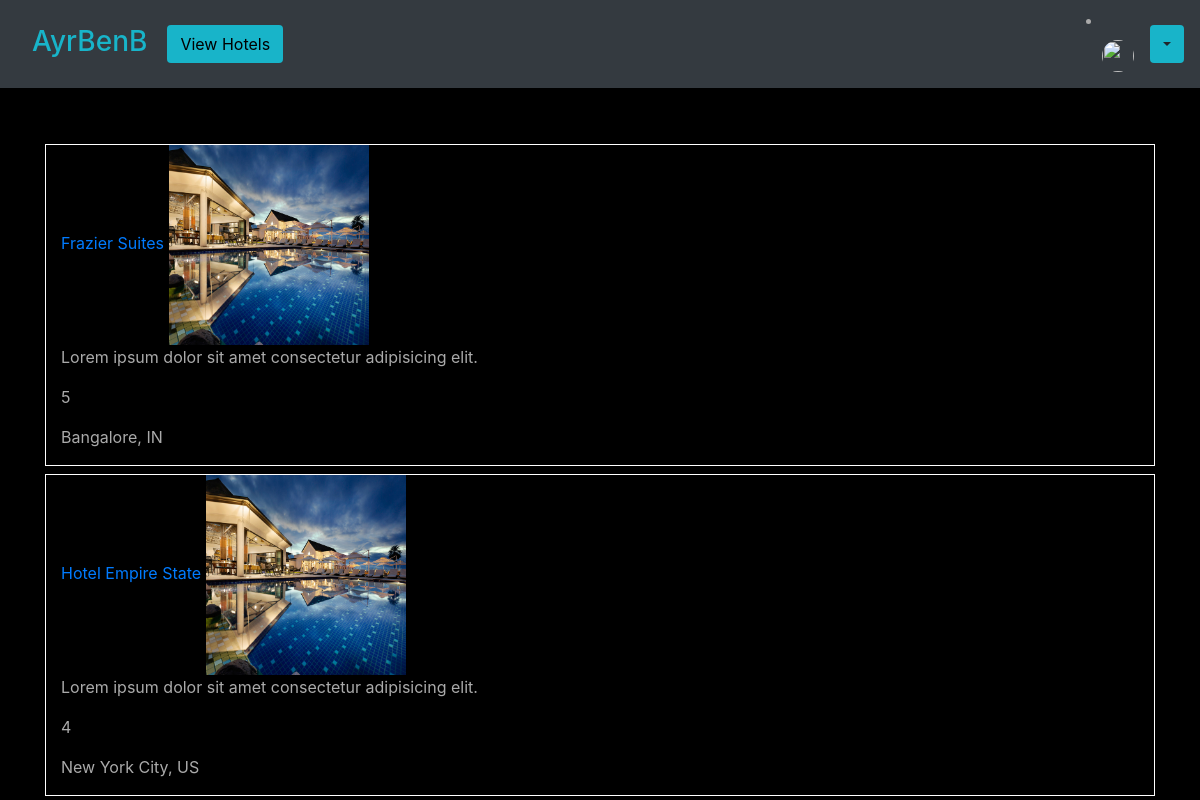
The page /hotels on the database as committed earlier.
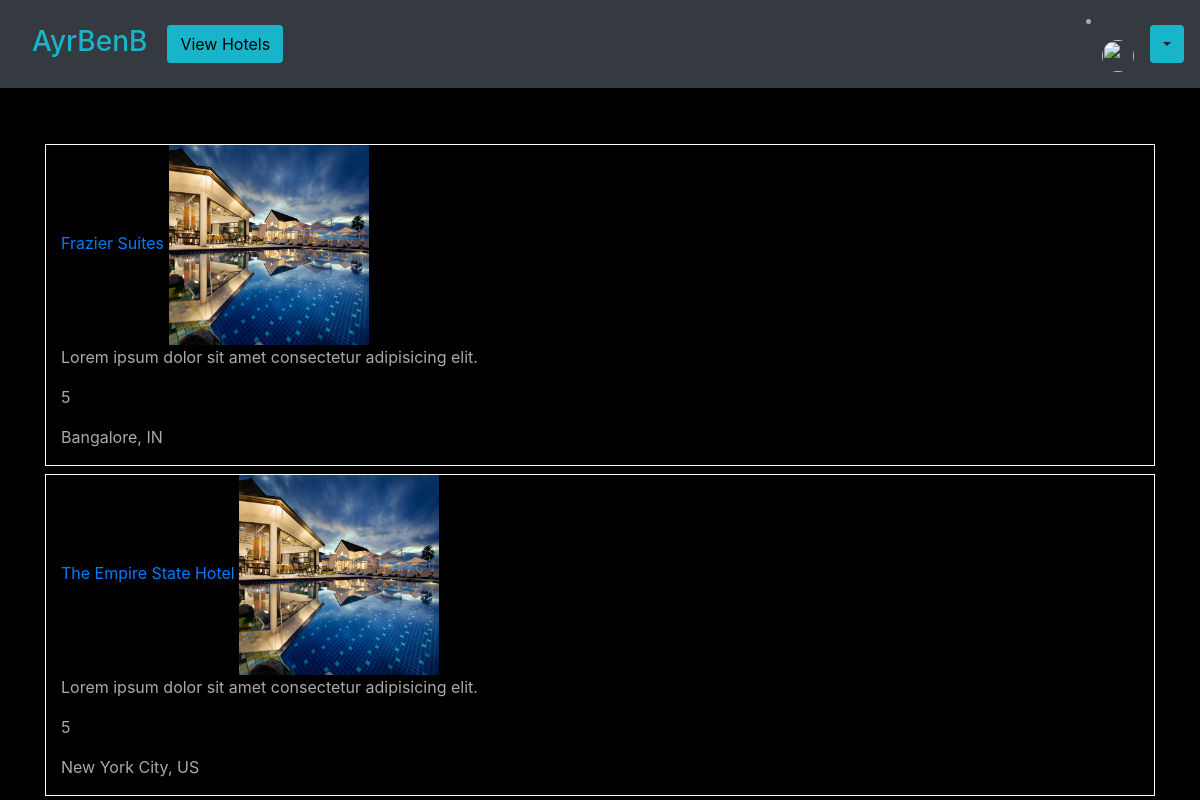
The same page on the database as committed later.
### base/models.py (models this page shows, shortened)
class Hotel(models.Model):
    location = models.ForeignKey(Location, on_delete=models.CASCADE, default=True, null=True)
    hotel_name = models.CharField(max_length=100)
    hotel_rating = models.IntegerField(default=1, validators=[
            MaxValueValidator(5),
            MinValueValidator(1)
        ])
    description = models.CharField(max_length=500, blank=False, default="Lorem ipsum dolor sit amet consectetur adipisicing elit.")
    slug = models.SlugField()
    image = models.ImageField(upload_to='images/', default='images/default.jpg')
    def get_abs_url(self):
        return reverse("base:hotel", kwargs={
            'slug': self.slug
        })

class Location(models.Model):
    COUNTRY_CHOICES = countries
    country = models.CharField(
        max_length=30,
        choices=COUNTRY_CHOICES,
        default='IN'
    )
    city = models.CharField(max_length=100)

### base/views.py (the view)
# urls.py: path('hotels', views.hotel_list, name='hotels'),
def hotel_list(request):
    queryset = Hotel.objects.all()
    context = {
        'hotels': queryset
    }
    return render(request, "base/hotel_list.html", context)

### base/templates/base/hotel_list.html
{% extends "base/base.html" %}
{% block content %}
    {% for hotel in hotels %}
        <div class="container border border-white mt-2">
            <a href="{{ hotel.get_abs_url }}">{{ hotel.hotel_name }}</a>
            <img src="{{ hotel.image.url }}" alt="" width="200" height="200">
            <p>{{ hotel.description }}</p>
            <p>{{ hotel.hotel_rating }}</p>
            <p>{{ hotel.location.city }}, {{ hotel.location.country }}</p>
        </div>
    {% endfor %}
{% endblock content %}

Rows that differ between the two databases and show on the page:
changed Hotel "New York City": hotel_name "Hotel Empire State" → "The Empire State Hotel"; hotel_rating "4" → "5"
